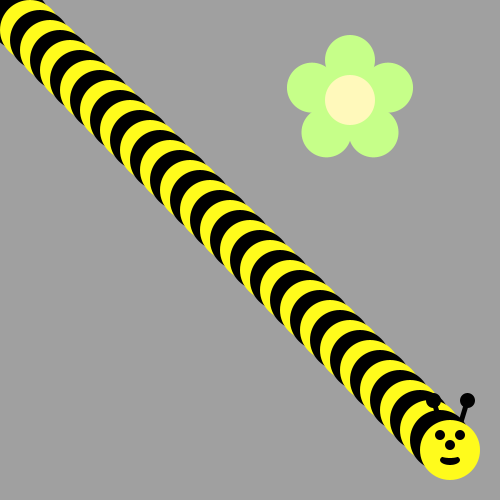
Frame 1 (no input)
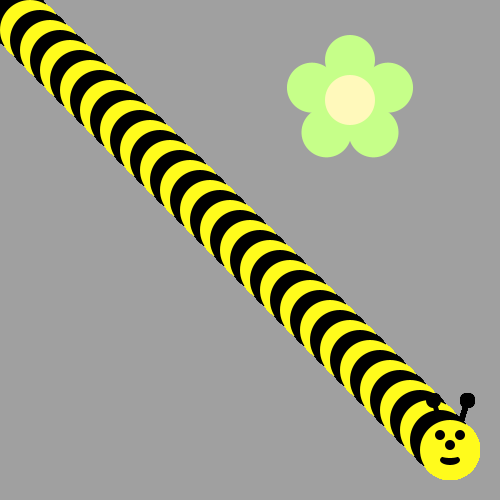
Frame 60 (the mouse pressed at the canvas centre just before this capture)
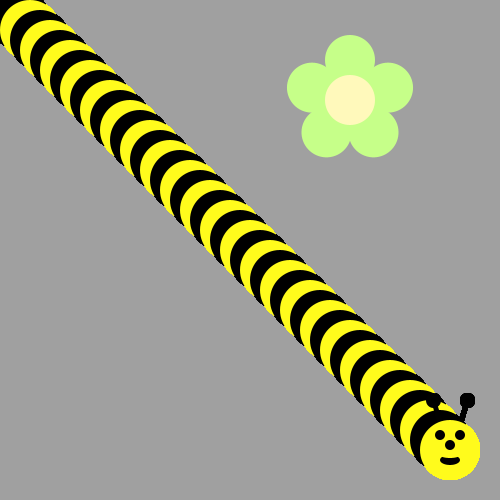
Frame 120 (the mouse held since frame 60 and released just before this capture)

The Processing sketch that drew these frames (run headless with seeded random() and noise(); from frame 60 on, the mouse is pressed at the canvas centre):

// Processing sketch: bumble_bee
// ── bumble_bee.pde

void setup() {
     ellipseMode(CENTER);
     size(500, 500);
     background(160, 160, 160);
     drawFlower(350, 100);
}

void draw() {
  
// First run the program and you should see a flower.  
  
  
/* Then, use a loop to make a body for the Bee! 
(see the image on the recipe, it's a diagonal line of circles)
Use modulo to make the colors alternate between yellow and black
*/
for(int i = 0; i < 45; i++){
  if(i%2!=0){
    fill(255, 251, 28);
  }else{
    fill(0, 0, 0);
  }
  ellipse(0+(i*10), 0+(i*10), 60, 60);
  
}



/*
Now put his head on using drawBeeFace(x,y)
*/
drawBeeFace(450, 450);

}

/**************   Use these methods but  DON'T CHANGE THE CODE BELOW  **************/

void drawFlower(int x, int y) {
     noStroke();
     translate(x, y);
     // draw 5 petals, rotating after each one
     fill(#c6ff89);      // green
      for (int i = 0; i < 5; i++) {
           ellipse(0, -40, 50, 50);
          rotate(radians(72));
     }
     fill(#fff9bb); // light yellow
     ellipse(0, 0, 50, 50);
} 
void drawBeeFace(int BeeFaceX, int BeeFaceY) {
     noStroke();
     fill(0, 0, 0);
     stroke(1);
     strokeWeight(5);
     line(BeeFaceX-10, BeeFaceY-27, BeeFaceX-17, BeeFaceY-50);
     line(BeeFaceX+10, BeeFaceY-27, BeeFaceX+17, BeeFaceY-50);
     ellipse(BeeFaceX-17, BeeFaceY-50, 10, 10);
     ellipse(BeeFaceX+17, BeeFaceY-50, 10, 10);
     noStroke();
     fill(255, 251, 28);
     ellipse(BeeFaceX, BeeFaceY, 60, 60); // face
     fill(255, 237, 209);
     fill(0,0,0);
      ellipse(BeeFaceX-10, BeeFaceY-15, 10, 10); // eyes
     ellipse(BeeFaceX+10, BeeFaceY-15, 10, 10);
      ellipse(BeeFaceX, BeeFaceY-5, 10, 10); // nose
      ellipse(BeeFaceX, BeeFaceY+10, 20, 10);// mouth
     fill(255, 251, 28);
     ellipse(BeeFaceX, BeeFaceY+5, 20, 6);
}
